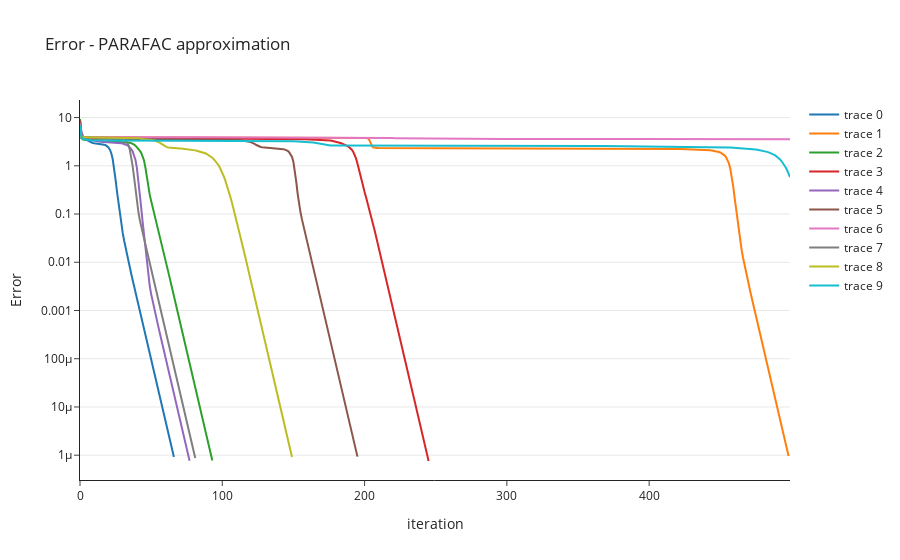

The cell this chart's notebook holds for it:
### Code cell
import plotly.graph_objects as go



fig = go.Figure(
    layout=go.Layout(
        title="Error - PARAFAC approximation",
        template="simple_white"))

for errs in errs_list:
    fig.add_trace(go.Scatter(x=[i for i in range(500)], y=errs, mode='lines'))

fig.update_yaxes(title='Error',showgrid=True,type="log")
fig.update_xaxes(title='iteration')

fig.show()
